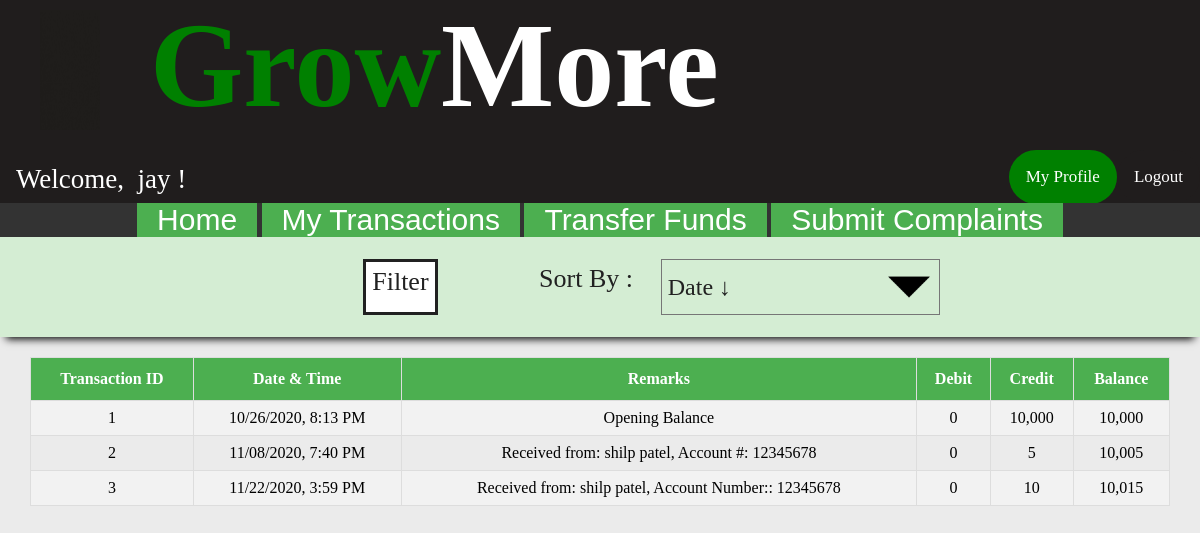
/customer_transactions.php (signed in), run on the app's committed database.
### tables this page shows
CREATE TABLE `customer` (
  `cust_id` int(11) NOT NULL,
  `first_name` varchar(30) DEFAULT NULL,
  `last_name` varchar(30) DEFAULT NULL,
  `gender` varchar(10) DEFAULT NULL,
  `dob` date DEFAULT NULL,
  `social_number` int(11) DEFAULT NULL,
  `email` varchar(30) DEFAULT NULL,
  `phone_no` varchar(20) DEFAULT NULL,
  `address` varchar(255) DEFAULT NULL,
  `branch` varchar(30) DEFAULT NULL,
  `account_no` int(11) DEFAULT NULL,
  `pin` int(4) DEFAULT NULL,
  `uname` varchar(30) DEFAULT NULL,
  `pwd` varchar(30) DEFAULT NULL,
  `Status` varchar(20) NOT NULL
);

CREATE TABLE `journal4` (
  `trans_id` int(11) NOT NULL,
  `trans_date` datetime DEFAULT NULL,
  `remarks` varchar(255) DEFAULT NULL,
  `debit` int(11) DEFAULT NULL,
  `credit` int(11) DEFAULT NULL,
  `balance` int(20) DEFAULT NULL
);

### customer_transactions.php (the view, shortened to what this page needs)
<?php
include "connect.php";
include "header.php";
include "customer_navbar.php";
include "customer_sidebar.php";
if (isset($_SESSION['loggedIn_cust_id']))
{
								$sql              = "SELECT * FROM journal" . $_SESSION['loggedIn_cust_id'];
}
?>
<!DOCTYPE html>
<html>
<head>
</head>
<body>
    <div class="search-bar-wrapper">
        <div class="search-bar" id="the-search-bar">
            <div class="flex-item-search-bar" id="fi-search-bar">
                <button id="search" onclick="document.getElementById('id01').style.display='block'">Filter</button>
                <div class="flex-item-by">
                    <label id="sort">Sort By :</label>
                </div>
                <div class="flex-item-search-by">
                    <select name="by" onChange="window.location.href=this.value">
                        <option selected disabled hidden>
                            <?php if (empty($_GET['sort']))
{ ?>&nbsp;Date &darr;<?php
} ?>
                        </option>
                    </select>
                </div>
            </div>
        </div>
    </div>
    <div class="flex-container">
        <?php
$result       = $conn->query($sql);
if ($result->num_rows > 0)
{ ?>
                <table id="transactions">
                    <tr>
                        <th>Transaction ID</th>
                        <th>Date & Time</th>
                        <th>Remarks</th>
                        <th>Debit </th>
                        <th>Credit </th>
                        <th>Balance </th>
                    </tr>
        <?php
								while ($row          = $result->fetch_assoc())
								{ ?>
                    <tr>
                        <td><?php echo $row["trans_id"]; ?></td>
                        <td>
                            <?php
																$time         = strtotime($row["trans_date"]);
																$america_time = date("m/d/Y, g:i A", $time);
																echo $america_time;
?>
                        </td>
                        <td><?php echo $row["remarks"]; ?></td>
                        <td><?php echo number_format($row["debit"]); ?></td>
                        <td><?php echo number_format($row["credit"]); ?></td>
                        <td><?php echo number_format($row["balance"]); ?></td>
                    </tr>
            <?php
								} ?>
            </table>
            <?php
}
else
{ ?>
                <p id="none"> No results found</p>
            <?php
}
$conn->close(); ?>
    </div>
</body>
</html>

### header.php (shortened to what this page needs)
 <!DOCTYPE html>
<html>
<head>
</head>
<body>
    <div class="flex-container-header"class="center">
        <div class="flex-item-header"class="center">
            <img src="images/GrowMore.gif" width="200" height="120"class="center">
        </div>
        <div class="flex-item-header"class="center">
            <h1><font style="color:green">Grow</font>More</h1>
        </div>
    </div>
</body>
</html>

### customer_navbar.php (shortened to what this page needs)
<?php
include "connect.php";
if (isset($_SESSION['loggedIn_cust_id']))
{
								$sql0   = "SELECT * FROM customer WHERE cust_id=" . $_SESSION['loggedIn_cust_id'];
								$result = $conn->query($sql0);
								$row    = $result->fetch_assoc();
}
?>
<!DOCTYPE html>
<html>
<head>
</head>
<body>
    <div class="nav-wrapper">
        <div class="topnav" id="theTopNav">
            <a id="user">Welcome, &nbsp<?php echo $row["first_name"]; ?> !</a>
            <a id="logout" href="./logout_action.php" onclick="return confirm('Are you sure?')">Logout</a>
            <a id="profile" href="./customer_profile.php">My Profile</a>
        </div>
    </div>
</body>
</html>

### customer_sidebar.php (shortened to what this page needs)
<!DOCTYPE html>
<html>
    <head>
</head>
<body>
  <center>
    <div class="topnav">
        <a  class="active" href="./customer_home.php">Home</a>
        <a  class="active" href="./customer_transactions.php">My Transactions</a>
        <a  class="active" href="./beneficiary.php">Transfer Funds</a>
        <a class="active" href="./complaints.php">Submit Complaints</a>
    </div>
</center>
</body>
</html>

### header.php (style rules this page uses)
body { margin: 0; padding: 0; background-color: #ebebeb; }
.flex-container-header { display: -webkit-flex; display: flex; width: auto; height: 150px; background-color: #201D1D; }
.flex-item-header { width: auto; height: 100px; margin: 10px; }
h1 { font-family: OpenSans-Light; color: white; font-size: 120px; line-height: 3rem; margin-top: calc((1.5rem - 2rem) + 2.5rem); margin-bottom: 1.5rem; }
.center { display: block; margin-left: auto; margin-right: auto; width: 50%; }

### customer_navbar.php (style rules this page uses)
.nav-wrapper { height: 53px; background: #333; }
.nav-wrapper .topnav { background-color: #201D1D; overflow: hidden; height: 53px; }
.topnav a[id="user"] { float: left; display: block; color: white; text-align: center; padding: 14px 16px; text-decoration: none; font-size: 27px; font-family: Roboto-Light; }
.topnav a[id="profile"] { float: right; display: block; color: white; text-align: center; padding: 17px 17px; text-decoration: none; font-size: 17px; font-family: OpenSans-Bold; background-color: green; border-radius: 40px; }
.topnav a[id="logout"] { float: right; display: block; color: white; text-align: center; padding: 17px 17px; text-decoration: none; font-size: 17px; font-family: OpenSans-Bold; background-color: #201D1D; border-radius: 30px; }

### customer_sidebar.php (style rules this page uses)
body { margin: 0; font-family: Arial, Helvetica, sans-serif; }
.topnav { overflow: hidden; background-color: #333; }
.topnav a { float: center; color: #f2f2f2; text-align: center; padding: 20px 20px; text-decoration: none; font-size: 30px; }
.topnav a.active { background-color: #4CAF50; color: white; }

### customer_transactions.php (style rules this page uses)
.flex-container { display: -webkit-flex; display: flex; width: auto; height: auto; padding-top: 20px; flex-direction: column; overflow-x: auto; }
.search-bar-wrapper { height: 100px; }
.search-bar-wrapper .search-bar { display: -webkit-flex; display: flex; position: relative; width: auto; height: 100px; flex-direction: column; background-color: #D4EDD3; box-shadow: 0 8px 8px -6px black; overflow: hidden; }
label[id="sort"] { display: block; float: left; color: #212121; font-family: OpenSans-Regular; font-size: 26px; background-color: #D4EDD3; margin: 12px; margin-right: 0px; height: 45px; padding-top: 5px; padding-left: 5px; }
select { font-family: OpenSans-Regular; color: #212121; font-size: 24px; background: url("images/down_arrow.png") 96% / 15% no-repeat #eee; -webkit-appearance: none; -moz-appearance: none; background-color: #D4EDD3; margin: 12px; margin-left: 10px; height: 56px; width: 150%; }
.flex-item-search-bar { display: -webkit-flex; display: flex; flex-direction: row; margin: auto; width: auto; height: auto; }
button[id="search"] { font-family: OpenSans-Regular; color: #212121; font-size: 26px; background-color: white; cursor: pointer; height: 40px; margin-top: 12px; padding-top: 5px; padding-bottom: 45px; border: 3px solid #212121; }
label { display: block; float: left; color: #212121; font-family: OpenSans-Bold; font-size: 20px; }
#transactions { font-family: OpenSans-Regular; border-collapse: collapse; width: 80%; margin: auto; }
@media screen and (max-width: 1280px) { #transactions { width: 95%; } }
#transactions td, #transactions th { text-align: center; border: 1px solid #ddd; padding: 8px; }
#transactions tr:nth-child(even) { background-color: #f2f2f2; }
#transactions th { padding-top: 12px; padding-bottom: 12px; background-color: #4CAF50; color: white; }

### data on the page
customer: first_name "jay"
journal4: trans_id "1", trans_date "10/26/2020, 8:13 PM", remarks "Opening Balance", debit "0", credit "10,000", balance "10,000"
journal4: trans_id "2", trans_date "11/08/2020, 7:40 PM", remarks "Received from: shilp patel, Account #: 12345678", debit "0", credit "5", balance "10,005"
journal4: trans_id "3", trans_date "11/22/2020, 3:59 PM", remarks "Received from: shilp patel, Account Number:: 12345678", debit "0", credit "10", balance "10,015"
